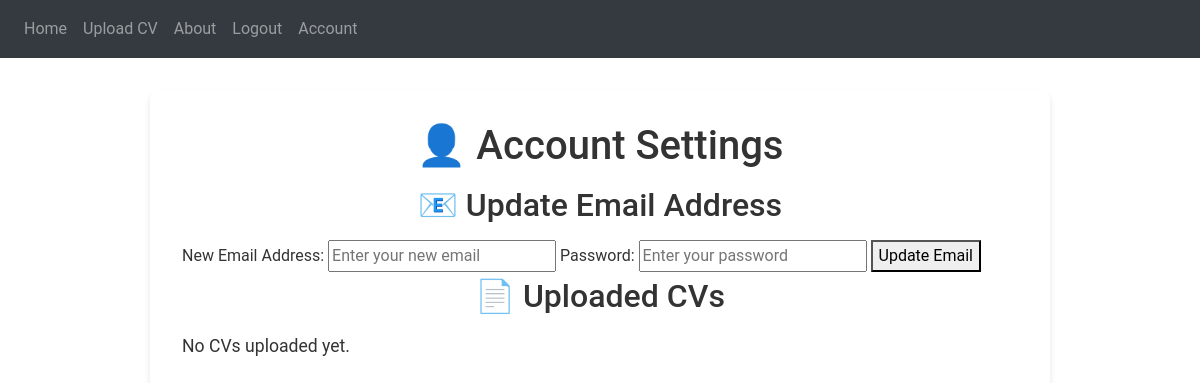
Page /account (signed in) on the earlier database version.
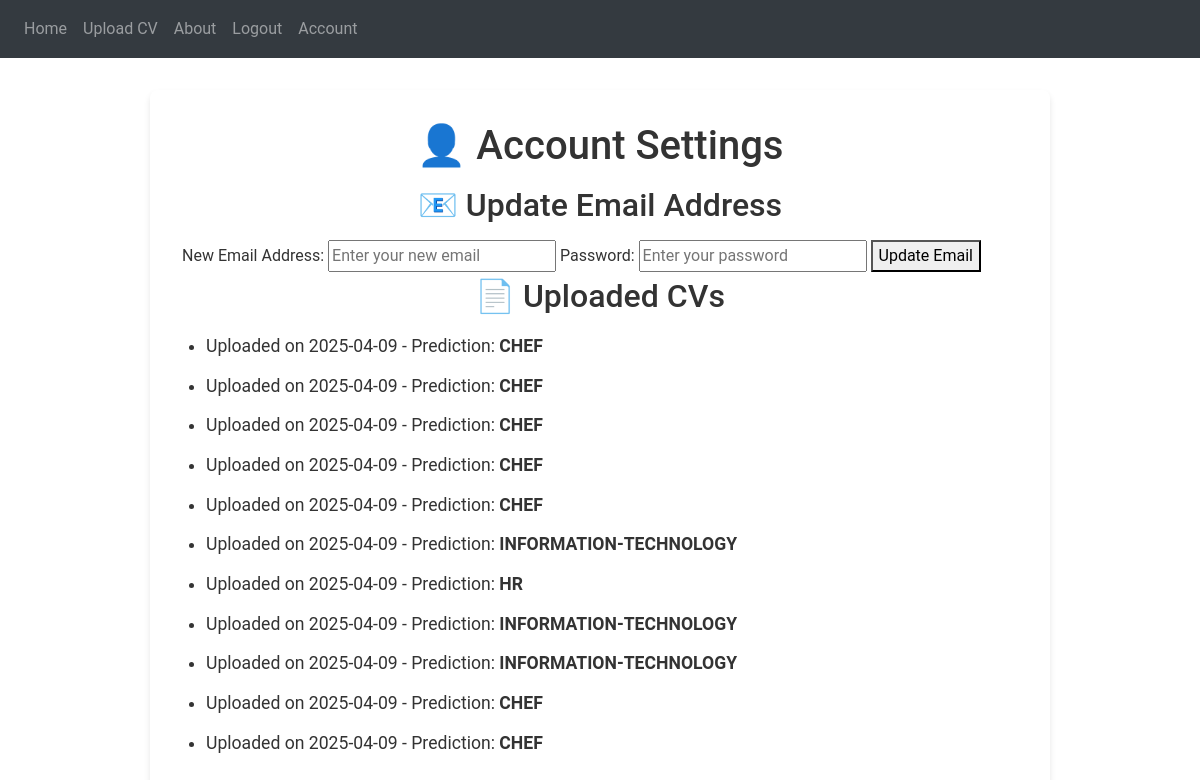
Same page on the later database version.
### website/models.py (models this page shows)
class CV(db.Model):
    id = db.Column(db.Integer, primary_key=True)
    user_id = db.Column(db.Integer, db.ForeignKey('user.id'))
    cv = db.Column(db.String(150))
    date = db.Column(db.DateTime(timezone=True), default=func.now())
    cv_data = db.relationship('CVData', uselist=False, back_populates='cv', cascade='all, delete-orphan')

class CVData(db.Model):
    id = db.Column(db.Integer, primary_key=True)
    cv_id = db.Column(db.Integer, db.ForeignKey('cv.id'), unique=True)
    data = db.Column(db.String(150))
    date = db.Column(db.DateTime(timezone=True), default=func.now())
    cv = db.relationship('CV', back_populates='cv_data')

### website/views.py (the view, shortened to what this page needs)
@views.route('/account', methods=['GET', 'POST'])
@login_required
def account():
    user_cvs = CV.query.filter_by(user_id=current_user.id).all()
    return render_template('account.html', user=current_user, cvs=user_cvs)

### website/__init__.py (called while the page is built)
def create_app():
    app = Flask(__name__)
    app.config['SECRET_KEY'] = 'super secret'
    app.config['SQLALCHEMY_DATABASE_URI'] = f'sqlite:///{DB_NAME}'
    db.init_app(app)
    from .views import views
    from .auth import auth
    app.register_blueprint(views, url_prefix='/')
    app.register_blueprint(auth, url_prefix='/')
    from .models import User, CV, CVData  # Replace 'User' with the specific classes or functions you need
    create_database(app)
    login_manager = LoginManager()
    login_manager.login_view = 'auth.login'
    login_manager.init_app(app)
    @login_manager.user_loader
    def load_user(id):
        return User.query.get(int(id))
    return app

### website/templates/account.html (shortened to what this page needs)
{% extends "base.html" %}
{% block content %}
<div class="combined-section">
    <h1>👤 Account Settings</h1>
    <h2>📧 Update Email Address</h2>
    <form method="POST" action="/account">
        <label for="email">New Email Address:</label>
        <input type="email" id="email" name="email" placeholder="Enter your new email" required>
        <label for="password">Password:</label>
        <input type="password" id="password" name="password" placeholder="Enter your password" required>
        <button type="submit">Update Email</button>
    </form>
    <h2>📄 Uploaded CVs</h2>
    {% if cvs %}
    <ul>
        {% for cv in cvs %}
        <li>
            Uploaded on {{ cv.date.strftime('%Y-%m-%d') }} - Prediction: <strong>{{ cv.cv_data.data }}</strong>
        </li>
        {% endfor %}
    </ul>
    {% else %}
    <p>No CVs uploaded yet.</p>
    {% endif %}
</div>
{% endblock %}

### website/templates/base.html (shortened to what this page needs)
<!DOCTYPE html>
<html lang="en">
<head>
    <link href="https://stackpath.bootstrapcdn.com/bootstrap/4.5.2/css/bootstrap.min.css" rel="stylesheet">
    <link href="https://cdnjs.cloudflare.com/ajax/libs/font-awesome/5.15.3/css/all.min.css" rel="stylesheet">
    <link rel="stylesheet" href="{{ url_for('static', filename='styles.css') }}">
</head>
<body>
    <nav class="navbar navbar-expand-lg navbar-dark bg-dark">
        <div class="collapse navbar-collapse" id="navbar">
            <div class="navbar-nav">
                {% if user.is_authenticated %}
                <a class="nav-item nav-link" id="home" href="/">Home</a>
                <a class="nav-item nav-link" id="upload" href="/upload">Upload CV</a>
                <a class="nav-item nav-link" id="about" href="/about">About</a>
                <a class="nav-item nav-link" id="logout" href="/logout">Logout</a>
                <a class="nav-item nav-link ml-auto" id="account" href="/account">Account</a>
                {% else %}
                <a class="nav-item nav-link" id="login" href="/login">Login</a>
                <a class="nav-item nav-link" id="signUp" href="/sign-up">Sign Up</a>
                {% endif %}
            </div>
        </div>
    </nav>
    <div class="container">
        {% block content %}
        {% endblock %}
    </div>
</body>
</html>

### website/static/styles.css (style rules this page uses)
body { font-family: 'Roboto', sans-serif; margin: 0; padding: 0; background-color: var(--beige); color: #333; line-height: 1.6; }
.combined-section { background-color: var(--cornsilk); margin: 2rem auto; max-width: 900px; padding: 2rem; border-radius: 8px; box-shadow: 0 4px 6px rgba(0, 0, 0, 0.1); }
.combined-section h1, .combined-section h2 { color: var(--buff); text-align: center; margin-bottom: 1rem; }
.combined-section p, .combined-section ul, .combined-section ol { font-size: 1.1rem; margin-bottom: 1.5rem; line-height: 1.8; }
.combined-section ul, .combined-section ol { padding-left: 1.5rem; }
.combined-section ul li, .combined-section ol li { margin-bottom: 0.5rem; }

Differences in the rows shown:
added CV: date "2025-04-09", cv_data.data "CHEF"
added CV: date "2025-04-09", cv_data.data "CHEF"
added CV: date "2025-04-09", cv_data.data "CHEF"
added CV: date "2025-04-09", cv_data.data "CHEF"
added CV: date "2025-04-09", cv_data.data "CHEF"
added CV: date "2025-04-09", cv_data.data "INFORMATION-TECHNOLOGY"
added CV: date "2025-04-09", cv_data.data "HR"
added CV: date "2025-04-09", cv_data.data "INFORMATION-TECHNOLOGY"
added CV: date "2025-04-09", cv_data.data "INFORMATION-TECHNOLOGY"
added CV: date "2025-04-09", cv_data.data "CHEF"
added CV: date "2025-04-09", cv_data.data "CHEF"
Other differences:
text no longer shown: "No CVs uploaded yet."
